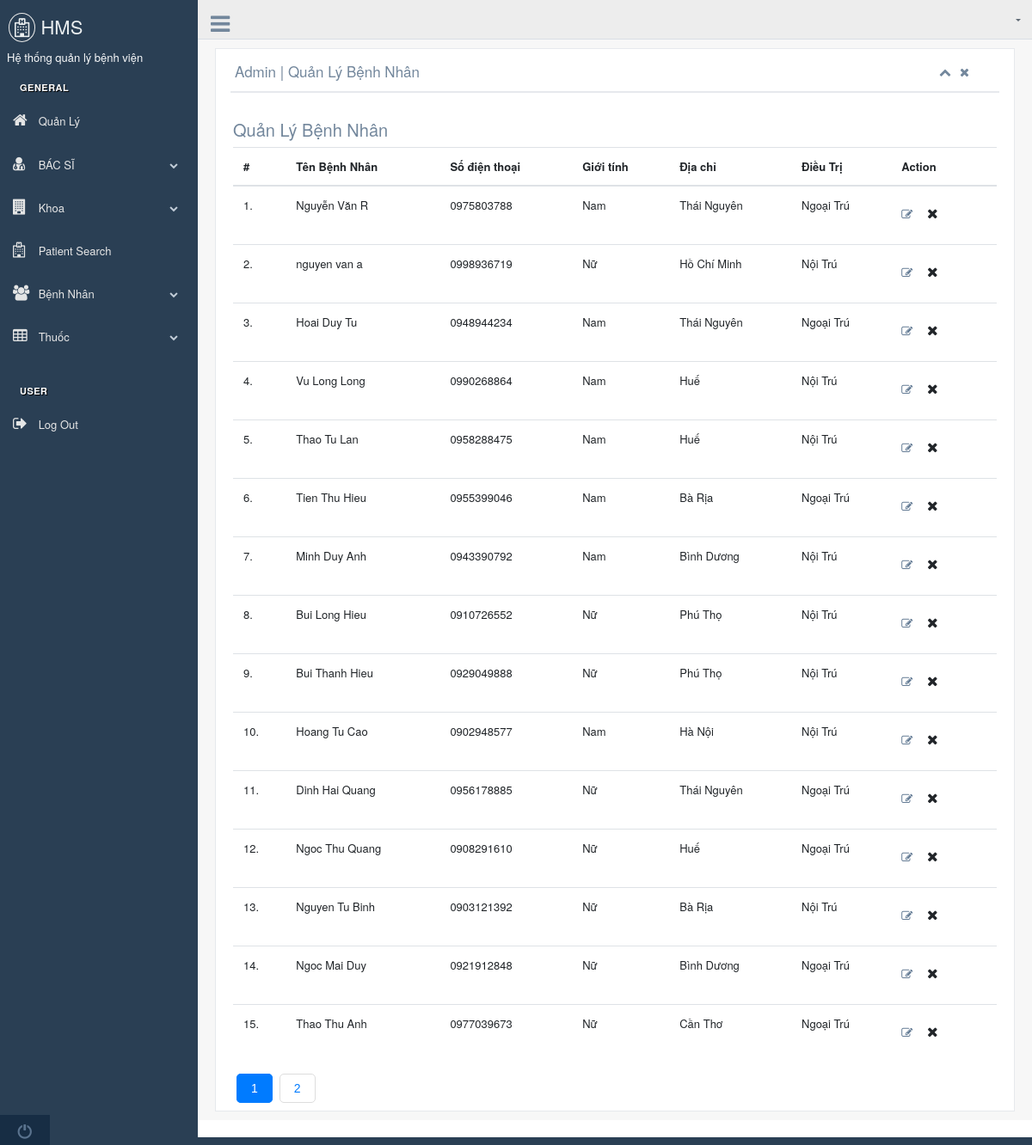
The page /admin/manage-patient.php on the database its author committed.
### tables this page shows
CREATE TABLE `benhnhan` (
  `maBenhNhan` int(11) NOT NULL,
  `hoTen` varchar(100) NOT NULL,
  `ngaySinh` date NOT NULL,
  `gioiTinh` enum('Nam','Nữ') NOT NULL,
  `soDienThoai` varchar(15) NOT NULL,
  `diaChi` text NOT NULL,
  `LoaiBenhNhan` varchar(255) NOT NULL
);

### admin/manage-patient.php (the view, shortened to what this page needs)
<?php
include('include/config.php');
?>
<!DOCTYPE html>
<html lang="en">
<head>
	<link href="../vendors/bootstrap/dist/css/bootstrap.min.css" rel="stylesheet">
	<link href="../vendors/font-awesome/css/font-awesome.min.css" rel="stylesheet">
	<link href="../vendors/nprogress/nprogress.css" rel="stylesheet">
	<link href="../vendors/iCheck/skins/flat/green.css" rel="stylesheet">
	<link href="../vendors/bootstrap-progressbar/css/bootstrap-progressbar-3.3.4.min.css" rel="stylesheet">
	<link href="../vendors/jqvmap/dist/jqvmap.min.css" rel="stylesheet"/>
	<link href="../vendors/bootstrap-daterangepicker/daterangepicker.css" rel="stylesheet">
	<link href="../assets/css/custom.min.css" rel="stylesheet">
</head>
<body class="nav-md">
	<?php
	$page_title = 'Admin | Quản Lý Bệnh Nhân';
	$x_content = true;
	?>
	<?php include('include/header.php');?>
	<?php
$limit = 15;
$page = isset($_GET['page']) ? (int)$_GET['page'] : 1;
$start = ($page - 1) * $limit;
$sql_count = mysqli_query($con, "SELECT COUNT(*) AS total FROM benhnhan");
$row_count = mysqli_fetch_assoc($sql_count);
$total_rows = $row_count['total'];
$total_pages = ceil($total_rows / $limit);
$sql = mysqli_query($con, "SELECT * FROM benhnhan LIMIT $start, $limit");
?>
<div class="row">
    <div class="col-md-12">
        <h5 class="over-title margin-bottom-15">Quản Lý <span class="text-bold">Bệnh Nhân</span></h5>
        <table class="table table-hover" id="sample-table-1">
            <thead>
                <tr>
                    <th class="center">#</th>
                    <th>Tên Bệnh Nhân</th>
                    <th>Số điện thoại</th>
                    <th>Giới tính </th>
                    <th>Địa chỉ </th>
                    <th>Điều Trị</th>
                    <th>Action</th>
                </tr>
            </thead>
            <tbody>
                <?php
                $cnt = $start + 1;
                while ($row = mysqli_fetch_array($sql)) {
                ?>
                <tr>
                    <td class="center"><?php echo $cnt; ?>.</td>
                    <td class="hidden-xs"><?php echo $row['hoTen']; ?></td>
                    <td><?php echo $row['soDienThoai']; ?></td>
                    <td><?php echo $row['gioiTinh']; ?></td>
                    <td><?php echo $row['diaChi']; ?></td>
                    <td><?php echo $row['LoaiBenhNhan']; ?></td>
                    <td>
                        <a href="edit-patient.php?editid=<?php echo $row['maBenhNhan']; ?>"><i class="fa fa-edit"></i></a>
                        <a href="manage-patient.php?id=<?php echo $row['maBenhNhan']; ?>&del=delete"
                            onClick="return confirm('Are you sure you want to delete?')"
                            class="btn btn-transparent btn-xs tooltips"
                            tooltip-placement="top" tooltip="Remove">
                            <i class="fa fa-times fa fa-white"></i>
                        </a>
                    </td>
                </tr>
                <?php
                $cnt++;
                }
                ?>
            </tbody>
        </table>
		<div class="pagination">
    <ul class="pagination">
        <?php
        for ($i = 1; $i <= $total_pages; $i++) {
            $active = ($i == $page) ? 'active' : '';
            echo "<li class='$active'><a href='manage-patient.php?page=$i'>$i</a></li>";
        }
        ?>
    </ul>
</div>
    </div>
</div>
	<?php include('include/footer.php');?>
</body>

### admin/include/header.php (shortened to what this page needs)
<div class="container body">
	<div class="main_container">
		<div class="col-md-3 left_col">
			<div class="left_col scroll-view">
				<div class="navbar nav_title" style="border: 0;">
					<a href="dashboard.php" class="site_title"><i class="fa fa-hospital-o"></i> <span>HMS</span></a>
				</div>
				<div class="profile clearfix">
					<div class="ml-2 text-light">Hệ thống quản lý bệnh viện</div>
				</div>
				<br />
				<?php include('include/sidebar.php');?>
				<div class="sidebar-footer hidden-small">
					<a data-toggle="tooltip" data-placement="top" title="Logout" href="logout.php">
						<span class="glyphicon glyphicon-off" aria-hidden="true"></span>
					</a>
				</div>
			</div>
		</div>
		<div class="top_nav">
			<div class="nav_menu">
				<div class="nav toggle">
					<a id="menu_toggle"><i class="fa fa-bars"></i></a>
				</div>
				<nav class="nav navbar-nav">
					<ul class=" navbar-right">
						<li class="nav-item dropdown open" style="padding-left: 15px;">
							<a href="javascript:;" class="user-profile dropdown-toggle" aria-haspopup="true" id="navbarDropdown" data-toggle="dropdown" aria-expanded="false">
							</a>
						</li>
					</ul>
				</nav>
			</div>
		</div>
		<div class="right_col" role="main">
			<?php if(isset($x_content) && $x_content): ?>
				<div class="row">
					<div class="col-md-12 col-sm-12">
						<div class="x_panel">
							<div class="x_title">
								<h2><?php echo $page_title??''; ?></h2>
								<ul class="nav navbar-right panel_toolbox">
									<li><a class="collapse-link"><i class="fa fa-chevron-up"></i></a>
									</li>
									<li><a class="close-link"><i class="fa fa-close"></i></a>
									</li>
								</ul>
								<div class="clearfix"></div>
							</div>
							<div class="x_content">
							<?php endif; ?>

### admin/include/sidebar.php (shortened to what this page needs)
<div id="sidebar-menu" class="main_menu_side hidden-print main_menu">
	<div class="menu_section">
		<h3>General</h3>
		<ul class="nav side-menu">
			<li><a href="dashboard.php"><i class="fa fa-home"></i> Quản Lý</a></li>
			<li><a><i class="fa fa-user-md"></i> BÁC SĨ <span class="fa fa-chevron-down"></span></a>
			</li>
			<li><a><i class="fa fa-building"></i> Khoa <span class="fa fa-chevron-down"></span></a>
			</li>
			<li><a href="patient-search.php"><i class="fa fa-hospital-o"></i> Patient Search</a></li>
			<li><a><i class="fa fa-users"></i> Bệnh Nhân <span class="fa fa-chevron-down"></span></a>
			</li>
			<li><a><i class="fa fa-table"></i> Thuốc <span class="fa fa-chevron-down"></span></a>
			</li>
		</ul>
	</div>
	<div class="menu_section">
		<h3>User</h3>
		<ul class="nav side-menu">
			<li><a href="logout.php"><i class="fa fa-sign-out"></i> Log Out</a></li>
		</ul>
	</div>
</div>

### admin/include/footer.php (shortened to what this page needs)
<?php if(isset($x_content) && $x_content): ?>
</div>
</div>
</div>
</div>
<?php endif; ?>
</div>
<footer>
</footer>
</div>
</div>

### admin/manage-patient.php (style rules this page uses)
.pagination { text-align: center; margin-top: 20px; font-family: Arial, sans-serif; }
.pagination ul { list-style: none; padding: 0; margin: 0; display: inline-flex; }
.pagination a { color: #007bff; padding: 8px 16px; text-decoration: none; border: 1px solid #ddd; margin: 0 4px; font-size: 14px; border-radius: 5px; transition: background-color 0.3s ease; }
.pagination .active a { background-color: #007bff; color: white; border: 1px solid #007bff; }

### rows shown on the page
benhnhan: hoTen "Nguyễn Văn R", soDienThoai "0975803788", gioiTinh "Nam", diaChi "Thái Nguyên", LoaiBenhNhan "Ngoại Trú"
benhnhan: hoTen "nguyen van a", soDienThoai "0998936719", gioiTinh "Nữ", diaChi "Hồ Chí Minh", LoaiBenhNhan "Nội Trú"
benhnhan: hoTen "Hoai Duy Tu", soDienThoai "0948944234", gioiTinh "Nam", diaChi "Thái Nguyên", LoaiBenhNhan "Ngoại Trú"
benhnhan: hoTen "Vu Long Long", soDienThoai "0990268864", gioiTinh "Nam", diaChi "Huế", LoaiBenhNhan "Nội Trú"
benhnhan: hoTen "Thao Tu Lan", soDienThoai "0958288475", gioiTinh "Nam", diaChi "Huế", LoaiBenhNhan "Nội Trú"
benhnhan: hoTen "Tien Thu Hieu", soDienThoai "0955399046", gioiTinh "Nam", diaChi "Bà Rịa", LoaiBenhNhan "Ngoại Trú"
benhnhan: hoTen "Minh Duy Anh", soDienThoai "0943390792", gioiTinh "Nam", diaChi "Bình Dương", LoaiBenhNhan "Nội Trú"
benhnhan: hoTen "Bui Long Hieu", soDienThoai "0910726552", gioiTinh "Nữ", diaChi "Phú Thọ", LoaiBenhNhan "Nội Trú"
benhnhan: hoTen "Bui Thanh Hieu", soDienThoai "0929049888", gioiTinh "Nữ", diaChi "Phú Thọ", LoaiBenhNhan "Nội Trú"
benhnhan: hoTen "Hoang Tu Cao", soDienThoai "0902948577", gioiTinh "Nam", diaChi "Hà Nội", LoaiBenhNhan "Nội Trú"
benhnhan: hoTen "Dinh Hai Quang", soDienThoai "0956178885", gioiTinh "Nữ", diaChi "Thái Nguyên", LoaiBenhNhan "Ngoại Trú"
benhnhan: hoTen "Ngoc Thu Quang", soDienThoai "0908291610", gioiTinh "Nữ", diaChi "Huế", LoaiBenhNhan "Ngoại Trú"
benhnhan: hoTen "Nguyen Tu Binh", soDienThoai "0903121392", gioiTinh "Nữ", diaChi "Bà Rịa", LoaiBenhNhan "Nội Trú"
benhnhan: hoTen "Ngoc Mai Duy", soDienThoai "0921912848", gioiTinh "Nữ", diaChi "Bình Dương", LoaiBenhNhan "Ngoại Trú"
benhnhan: hoTen "Thao Thu Anh", soDienThoai "0977039673", gioiTinh "Nữ", diaChi "Cần Thơ", LoaiBenhNhan "Ngoại Trú"

### other values the page prints
$page_title "Admin | Quản Lý Bệnh Nhân"
